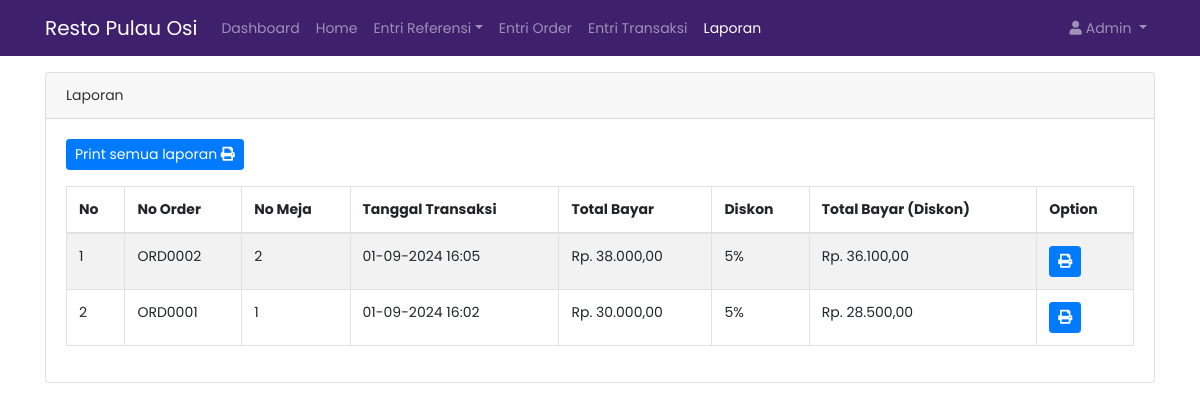
Screenshot of /dashboard/index.php?laporan (signed in) with the database file from the repository.
### tables this page shows
CREATE TABLE `tb_transaksi` (
  `id_transaksi` int(11) NOT NULL,
  `id_user` int(11) DEFAULT NULL,
  `id_order` varchar(50) NOT NULL,
  `tanggal_transaksi` int(11) NOT NULL,
  `aTanggal_transaksi` varchar(50) NOT NULL,
  `hartot_transaksi` int(11) NOT NULL,
  `diskon_transaksi` int(11) NOT NULL,
  `totbar_transaksi` int(11) NOT NULL,
  `uang_transaksi` int(11) NOT NULL,
  `kembalian_transaksi` int(11) NOT NULL
);

CREATE TABLE `tb_order` (
  `id_order` varchar(50) NOT NULL,
  `meja_order` int(11) NOT NULL,
  `tanggal_order` int(11) NOT NULL,
  `aTanggal_order` varchar(128) NOT NULL,
  `id_user` int(11) NOT NULL,
  `keterangan_order` text DEFAULT NULL,
  `status_order` varchar(20) NOT NULL
);

### dashboard/fungsi/rupiah.php (called while the page is built, shortened)
<?php
function rupiah($angka) {
	$hasil_rupiah = number_format($angka,2,',','.');
	return $hasil_rupiah;
}
?>

### dashboard/admin/laporan.php (the view, shortened to what this page needs)
<div class="container mt-3">
    <div class="card">
        <div class="card-header">
            Laporan
        </div>
        <div class="card-body">
            <a href="admin/semua_laporan.php" target="_blank" class="btn btn-primary btn-sm mb-3">Print semua laporan <i class="fa fa-print"></i></a>
            <table class="table table-bordered table-hover table-striped" id="tabel">
                <thead>
                    <tr>
                        <th>No</th>
                        <th>No Order</th>
                        <th>No Meja</th>
                        <th>Tanggal Transaksi</th>
                        <th>Total Bayar</th>
                        <th>Diskon</th>
                        <th>Total Bayar (Diskon)</th>
                        <th>Option</th>
                    </tr>
                </thead>
                <tbody>
                    <?php $i = 1;
                    $transaksi = mysqli_query($kon, "SELECT * FROM tb_transaksi ORDER BY id_transaksi DESC");
                    foreach ($transaksi as $row) :
                        $order_query =  mysqli_query($kon, "SELECT * FROM tb_order WHERE id_order = '$row[id_order]'");
                        $oq = mysqli_fetch_assoc($order_query);
                    ?>
                        <tr>
                            <td><?= $i++; ?></td>
                            <td><?= $row['id_order'] ?></td>
                            <td><?= $oq['meja_order'] ?></td>
                            <td><?= date('d-m-Y H:i', $oq['tanggal_order']) ?></td>
                            <td>Rp. <?= rupiah($row['hartot_transaksi']) ?></td>
                            <td><?= $row['diskon_transaksi'] ?>%</td>
                            <td>Rp. <?= rupiah($row['totbar_transaksi']) ?></td>
                            <td>
                                <a href="admin/print_struk.php?id_order=<?= $row['id_order'] ?>" target="_blank" class="btn btn-primary text-white btn-sm text-small"><i class="fas fa-print"></i></a>
                            </td>
                        </tr>
                    <?php endforeach; ?>
                </tbody>
            </table>
        </div>
    </div>
</div>

### dashboard/assets/css/custom.css (style rules this page uses)
body { font-size: .875rem; font-family: 'Poppins', sans-serif; background-color: #fff; color: #333; }

### rows the page displays
tb_transaksi: id_order "ORD0002", id_order.meja_order "2", id_order.tanggal_order "01-09-2024 16:05", hartot_transaksi "38.000,00", diskon_transaksi "5", totbar_transaksi "36.100,00"
tb_transaksi: id_order "ORD0001", id_order.meja_order "1", id_order.tanggal_order "01-09-2024 16:02", hartot_transaksi "30.000,00", diskon_transaksi "5", totbar_transaksi "28.500,00"

### other values shown
$_SESSION['level'] "Admin"
